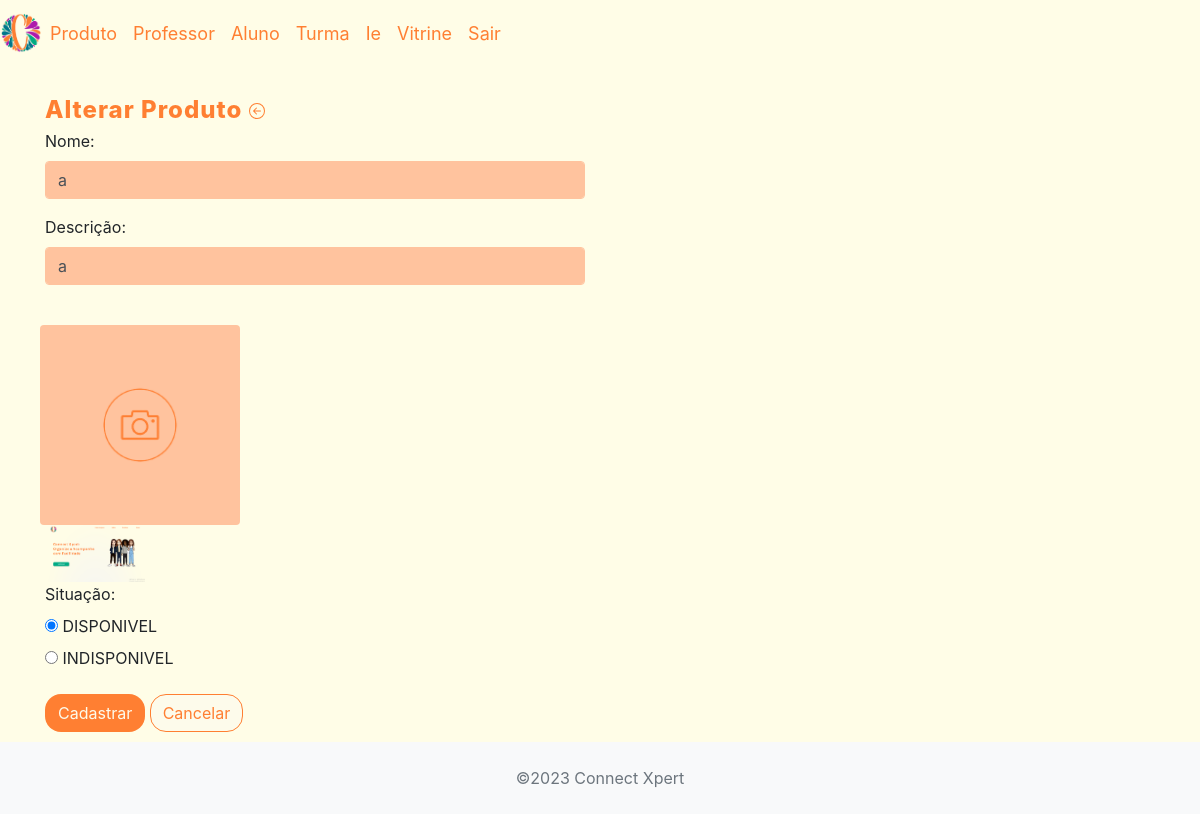
The page /crud_connectxpert/app/controller/ProdutoController.php?action=edit&id=14 (signed in) on the database its author committed.
### tables this page shows
CREATE TABLE `produto` (
  `id_produto` int(11) NOT NULL,
  `nome` varchar(100) NOT NULL,
  `descricao` varchar(3000) NOT NULL,
  `foto` varchar(60) NOT NULL,
  `situacao` enum('disponivel','indisponivel') NOT NULL
);

### crud_connectxpert/app/model/Produto.php (called while the page is built, shortened)
<?php
class Produto {
    private $nome;
    private $descricao;
    private $foto;
    private $situacao;
    public function getNome()
    {
        return $this->nome;
    }
    public function setNome($nome)
    {
        $this->nome = $nome;
        return $this;
    }
    public function getDescricao()
    {
        return $this->descricao;
    }
    public function setDescricao($descricao)
    {
        $this->descricao = $descricao;
        return $this;
    }
    public function getFoto()
    {
        return $this->foto;
    }
    public function setFoto($foto)
    {
        $this->foto = $foto;
        return $this;
    }
    public function getSituacao()
    {
        return $this->situacao;
    }
    public function setSituacao($situacao) : self
    {
        $this->situacao = $situacao;
        return $this;
    }
}

### crud_connectxpert/app/dao/ProdutoDAO.php (called while the page is built, shortened)
<?php
include_once(__DIR__ . "/../model/Produto.php");
class ProdutoDAO {
    public function findProdutoById(int $idProduto) {
        $conn = Connection::getConn();
        $sql = "SELECT * FROM produto p" .
               " WHERE p.id_produto = ?";
        $stm = $conn->prepare($sql);
        $stm->execute([$idProduto]);
        $result = $stm->fetchAll();
        $produto = $this->mapProduto($result);
        if(count($produto) == 1)
            return $produto[0];
        elseif(count($produto) == 0)
            return null;
        die("ProdutoDAO.findProdutoById()" .
            " - Erro: mais de um produto encontrado.");
    }
    private function mapProduto($result) {
        $produtos = array();
        foreach ($result as $reg) {
            $produto = new Produto();
            $produto->setIdProduto($reg['id_produto']);
            $produto->setNome($reg['nome']);
            $produto->setDescricao($reg['descricao']);
            $produto->setFoto($reg['foto']);
            $produto->setSituacao($reg['situacao']);
            array_push($produtos, $produto);
        }
        return $produtos;
    }
}

### crud_connectxpert/app/view/produto/form.php (the view, shortened to what this page needs)
<?php
require_once(__DIR__ . "/../include/header.php");
require_once(__DIR__ . "/../include/menu.php");
echo '<link rel="stylesheet" href="' . BASEURL . '/view/produto/produtostyle.css">';
?>
 <div class="container">
    <div class="row">
<h3 class="col-4">
    <?php if(!isset($dados['idProduto'])) echo "Inserir"; else echo "Alterar"; ?> Produto <a class="btn-inserir"
                href="<?= BASEURL ?>/controller/ProdutoController.php?action=list"></a>
</h3></div></div>
<div class="container">
    <div class="row" style="margin-top: 10px;">
        <div class="col-6">
            <form id="frmProduto" method="POST"
                action="<?= BASEURL ?>/controller/ProdutoController.php?action=save"
                enctype="multipart/form-data" >
                <div class="form-group">
                    <label for="txtNome">Nome:</label>
                    <input class="form-control" type="text" id="txtNome" name="nome"
                        maxlength="70"  style="background-color: #ffc39e; border: 1px solid #ffc39e;"
                        value="<?php echo (isset($dados["produto"]) ? $dados["produto"]->getNome() : ''); ?>" />
                </div>
                <div class="form-group">
                    <label for="txtDescricao">Descrição:</label>
                    <input class="form-control" type="text" id="txtdescricao" name="descricao"
                        maxlength="3000" style="background-color: #ffc39e; border: 1px solid #ffc39e;"
                        value="<?php echo (isset($dados["produto"]) ? $dados["produto"]->getDescricao() : ''); ?>"/>
                </div>
                <div class="form-row" style="margin-top: 40px;">
                    </div>
                <?php if(isset($dados["produto"]) && $dados["produto"]->getFoto() ):?>
                    <img src="<?= BASEURL_FOTOS . $dados["produto"]->getFoto(); ?>" alt="" width="100px">
                <?php endif;?>
                <div class="form-group">
                    <label>Situação:</label>
                    <?php foreach($dados["estadosProduto"] as $estados): ?>
                        <div class="form-radio">
                            <input type="radio" name="situacao" id="<?= 'ckb' . $estados ?>" value="<?= strtolower ($estados) ?>"
                                <?php
                                    if(!isset($dados['idProduto']) && $estados == "DISPONIVEL") {
                                        echo " checked";
                                    }
                                    if(isset($dados['produto']) && strtolower ($estados) == $dados['produto']->getSituacao()) {
                                        echo " checked";
                                    }
                                ?>
                            />
                            <label for="<?= 'ckb' . $estados ?>"><?= $estados ?></label>
                        </div>
                    <?php endforeach; ?>
                </div>
                <button type="submit" class="btn" style="background-color: #ff7f32; border-radius: 16px;"><a style="color:#fdfbeb;"> Cadastrar</a></button>
                <button type="reset" class="btn" style="background-color: #fdfbeb; border-radius: 16px; border-color: #ff7f32;"><a style="color: #ff7f32;"> Cancelar </a></button>
            </form>
        </div>
        <div class="col-6">
        </div>
    </div>
</div>
<?php
require_once(__DIR__ . "/../include/footer.php");
?>

### crud_connectxpert/app/view/produto/produtostyle.css (style rules this page uses)
body { background-color: #fffde7; }
h3 { width: 100px; height: 45px; top: 30px; color: rgba(255, 127, 50, 1); font-style: normal; font-size: 24px; font-weight: 800; line-height: 1.2; letter-spacing: 1px; text-decoration: none; text-transform: none; }
.form-control { background-color: #ffc39e; border: 1px solid #ffc39e; }

### rows shown on the page
produto: nome "a", descricao "a", foto (picture), situacao "☑ DISPONIVEL", situacao "☐ INDISPONIVEL"

### other values the page prints
$estados "DISPONIVEL"
$estados "INDISPONIVEL"
